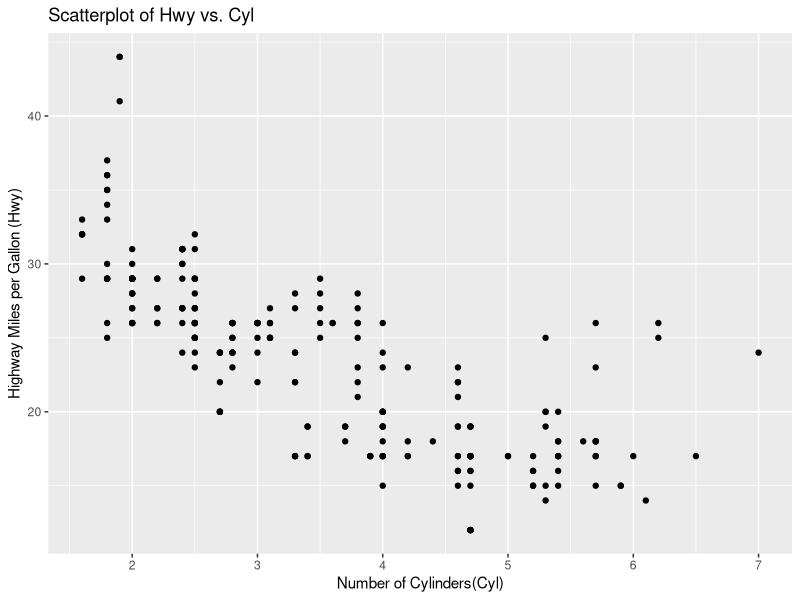
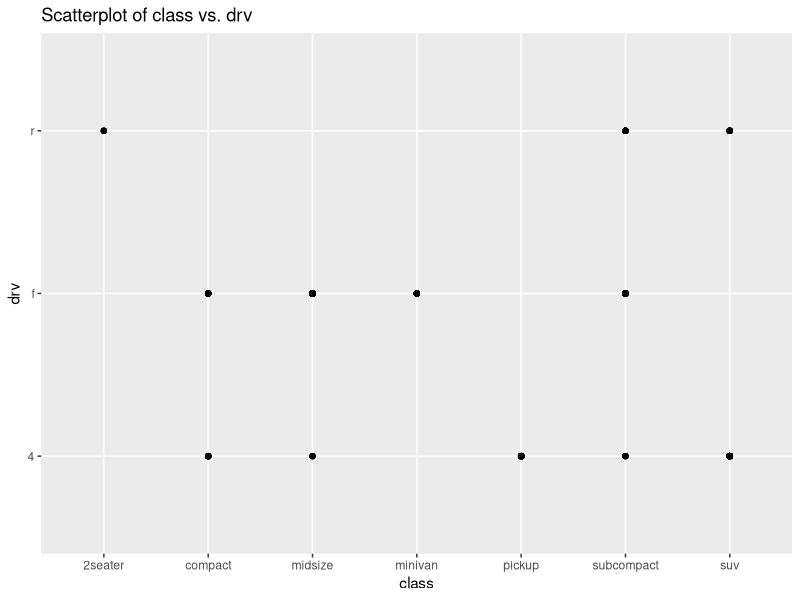
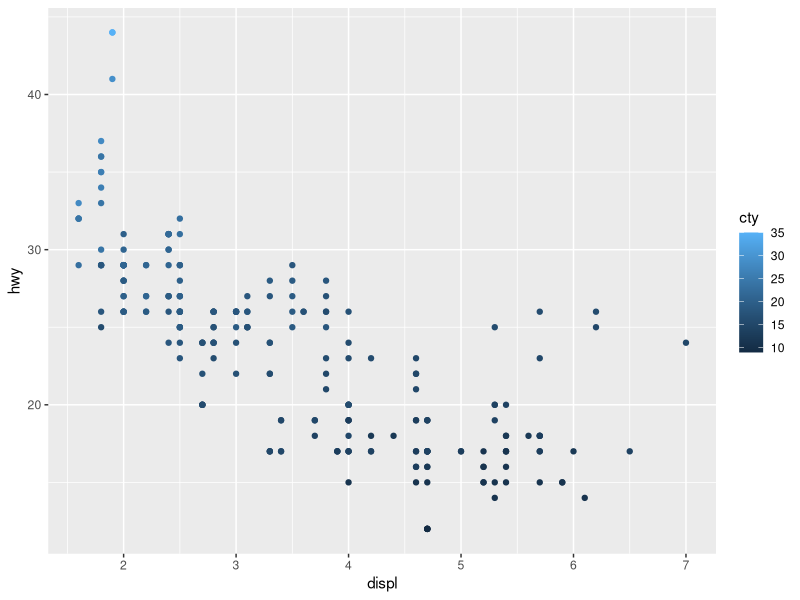
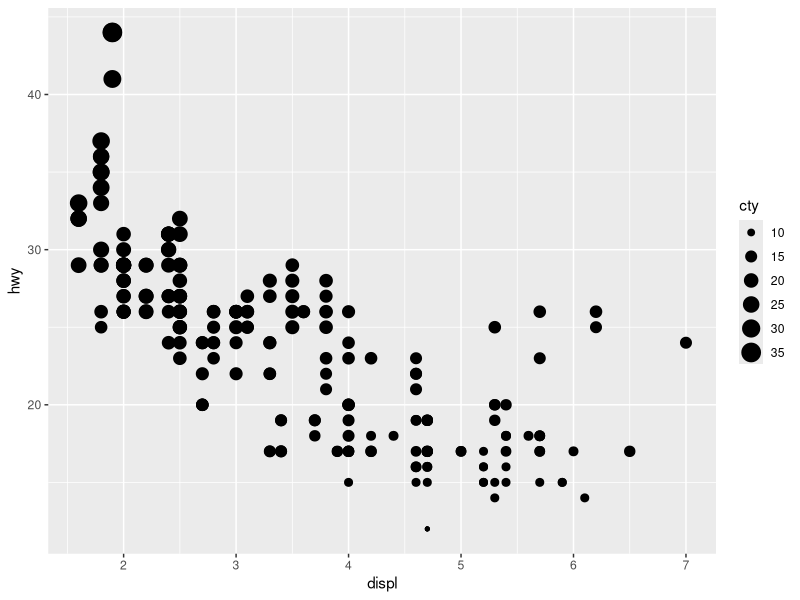
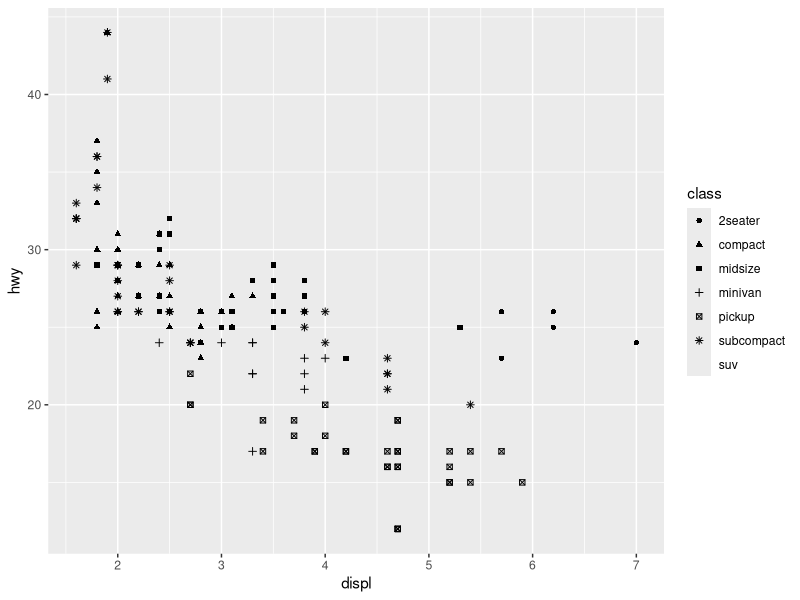
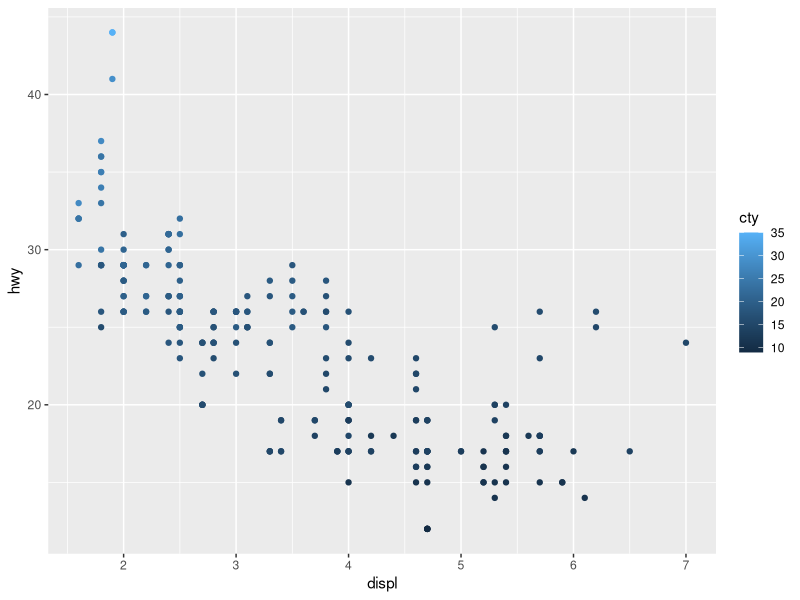
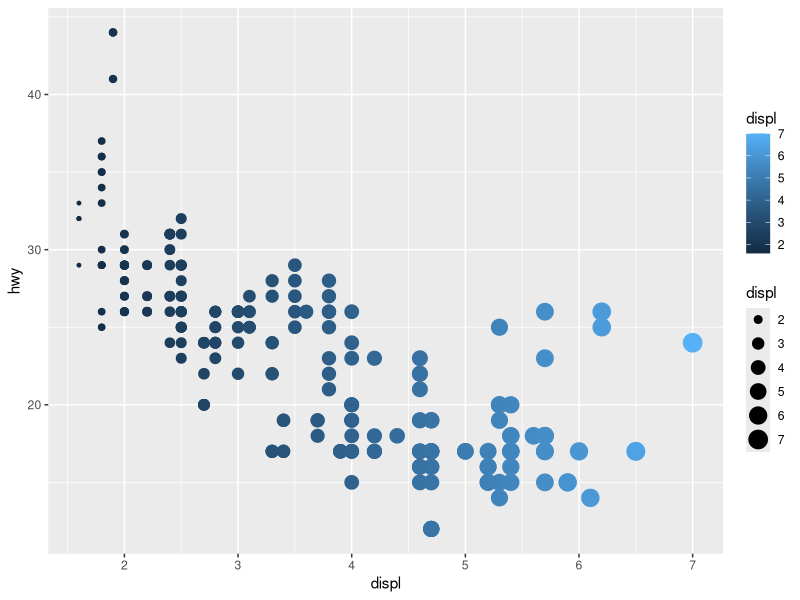
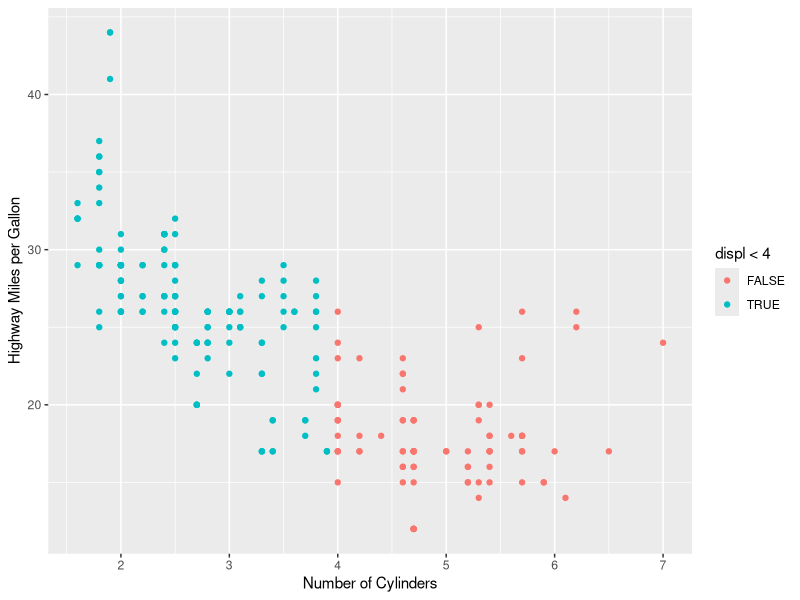

R code for these plots, in order:
## ---- chunk 1
knitr::opts_chunk$set(echo=TRUE, cache=TRUE, fig.asp=0.65, fig.width=5.5)
require(tidyverse)
## ---- chunk 2
library(tidyverse)
## ---- chunk 3
mpg
## ---- chunk 4
library(ggplot2)
ggplot(data = mpg) + geom_point(mapping = aes(x = displ, y = hwy))+labs(x = "Number of Cylinders(Cyl)", y = "Highway Miles per Gallon (Hwy)")+ggtitle("Scatterplot of Hwy vs. Cyl")

## ---- chunk 5
ggplot(mpg) + geom_point(aes(class, drv))+labs(x = "class", y = "drv")+ggtitle("Scatterplot of class vs. drv")
## ---- chunk 6
summary(mpg)
## ---- chunk 7
ggplot(data = mpg) + 
  geom_point(mapping = aes(x = displ, y = hwy, color = cty))
ggplot(data = mpg) +
  geom_point(mapping = aes(x = displ, y = hwy, size = cty))
ggplot(data = mpg) +
  geom_point(mapping = aes(x = displ, y = hwy, shape = class))
## ---- chunk 8
ggplot(data = mpg) + 
  geom_point(mapping = aes(x = displ, y = hwy, color = cty))
## ---- chunk 9
ggplot(data = mpg) + 
  geom_point(mapping = aes(x = displ, y = hwy, size = displ,color = displ))
## ---- chunk 10
ggplot(data = mpg) +
  geom_point(mapping = aes(x = displ, y = hwy, color = displ < 4))+
  labs(x = "Number of Cylinders", y = "Highway Miles per Gallon") 

## ---- chunk 11
ggplot(data = mpg) + 
  geom_point(mapping = aes(x = cyl, y = hwy)) +
  facet_wrap(~ displ)
## ---- chunk 12
ggplot(data = mpg) + 
  geom_point(mapping = aes(x = displ, y = hwy)) + 
  facet_grid(cty ~ year)
## ---- chunk 13
ggplot(data = mpg) + 
  geom_point(mapping = aes(x = displ, y = hwy)) + 
  facet_wrap(facets = vars(class), nrow = 2)
## ---- chunk 14
ggplot(data = mpg, aes(x = cyl, y = hwy, color = class)) +
  geom_point() +
  labs(x = "Number of Cylinders", y = "Highway Miles per Gallon") +
  ggtitle("Scatterplot of Hwy vs. Cyl with Color by Car Class")
## ---- chunk 15
ggplot(data = mpg, mapping = aes(x = displ, y = hwy, color = drv)) + 
  geom_point() + 
  geom_smooth(se = FALSE)
## ---- chunk 16
ggplot(data = mpg, mapping = aes(x = displ, y = hwy)) +
  geom_point () +
  geom_smooth (se = FALSE)
## ---- chunk 17
ggplot(data = mpg, mapping = aes(x = displ, y = hwy)) +
  geom_point () +
  geom_smooth (aes(group = drv), se = FALSE)
## ---- chunk 18
  ggplot(data = mpg, mapping = aes(x = displ, y = hwy, colour = drv)) +
  geom_point () +
  geom_smooth (aes(group = drv), se = FALSE)
## ---- chunk 19
ggplot(data = mpg, mapping = aes(x = displ, y = hwy)) + 
  geom_point(mapping = aes(color=drv)) +
  geom_smooth(se = FALSE)
## ---- chunk 20
ggplot(data = mpg, mapping = aes(x = displ, y = hwy)) +
  geom_point (aes(color = drv)) +
  geom_smooth (aes(linetype = drv), se = FALSE)
## ---- chunk 21
ggplot(data = mpg, mapping = aes(x = displ, y = hwy)) + 
  geom_point(mapping = aes(color=drv)) + 
  geom_point(shape = 21, color = "White", stroke = 1)
theme_set(theme_gray())
